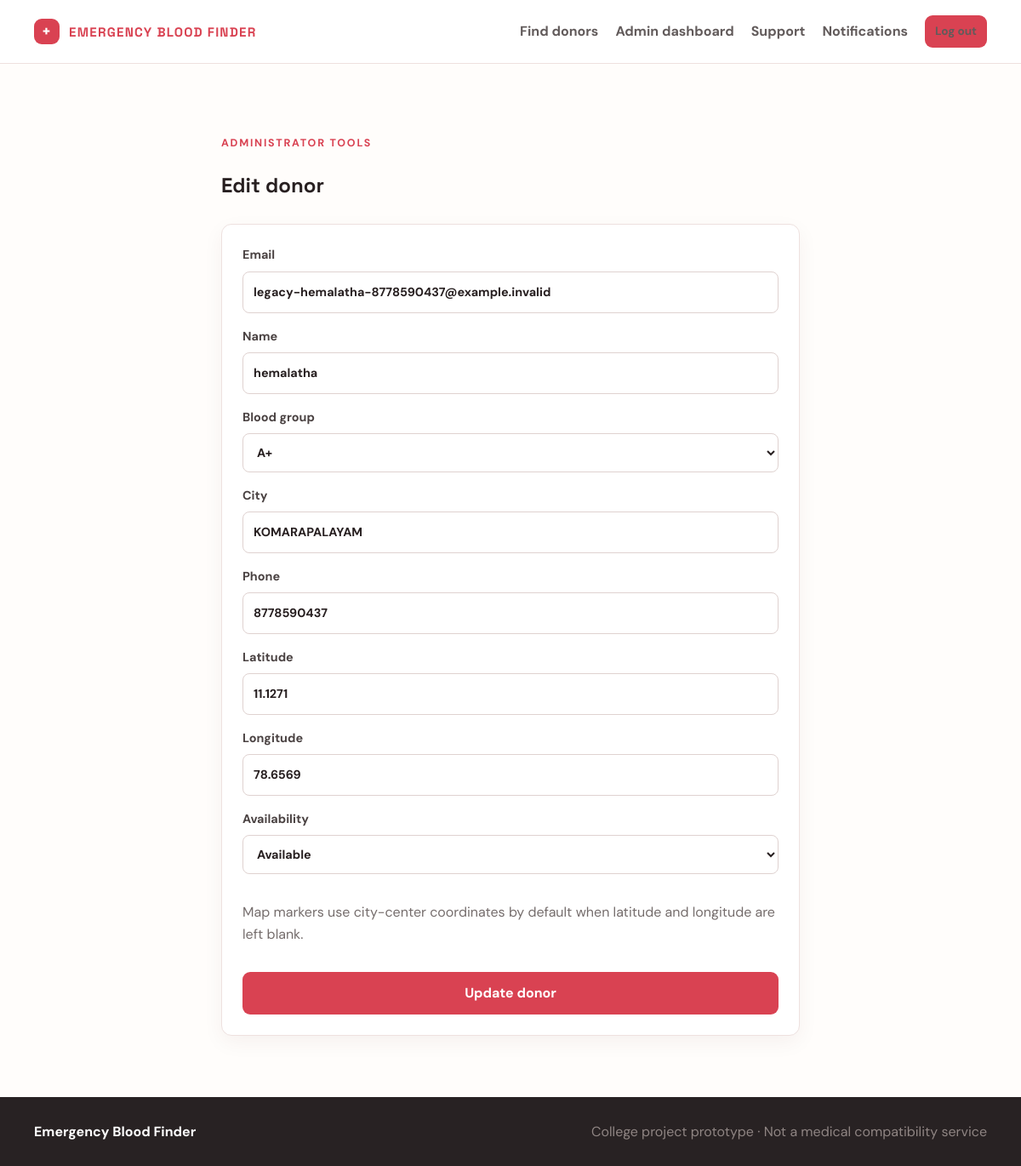
/admin/donors/3/edit (signed in), run on the app's committed database.
### tables this page shows
CREATE TABLE users (id INTEGER PRIMARY KEY AUTOINCREMENT, name TEXT NOT NULL, email TEXT NOT NULL UNIQUE, password_hash TEXT NOT NULL, blood_group TEXT NOT NULL, city TEXT NOT NULL, phone TEXT NOT NULL, available INTEGER NOT NULL DEFAULT 1, created_at TEXT NOT NULL DEFAULT CURRENT_TIMESTAMP, latitude REAL, longitude REAL);

### app.py (the view, shortened to what this page needs)
@app.route("/admin/donors/<int:user_id>/edit", methods=["GET", "POST"])
@admin_required
def edit_donor(user_id):
    connection = get_db_connection(); donor = connection.execute("SELECT * FROM users WHERE id=?", (user_id,)).fetchone()
    if not donor: connection.close(); flash("Donor not found.", "error"); return redirect(url_for("manage_donors"))
    connection.close(); return render_template("edit_donor.html", donor=donor)

### app.py (called while the page is built)
def admin_required(view):
    @wraps(view)
    def wrapped(*args, **kwargs):
        if not session.get("admin_id"):
            flash("Administrator access is required.", "error")
            return redirect(url_for("admin_login"))
        return view(*args, **kwargs)
    return wrapped

@app.context_processor
def inject_globals():
    connection = get_db_connection()
    try:
        unread = connection.execute("SELECT COUNT(*) FROM notifications WHERE user_id = ? AND is_read = 0", (session.get("user_id", 0),)).fetchone()[0]
    finally:
        connection.close()
    return {"blood_groups": BLOOD_GROUPS, "emergency_levels": EMERGENCY_LEVELS, "statuses": STATUSES, "unread_count": unread}

### database.py (called while the page is built)
def get_db_connection():
    connection = sqlite3.connect(DATABASE_PATH)
    connection.row_factory = sqlite3.Row
    connection.execute("PRAGMA foreign_keys = ON")
    return connection

### templates/edit_donor.html
{% extends 'base.html' %}{% block title %}Edit donor | Emergency Blood Finder{% endblock %}{% block content %}
<section class="page-wrap narrow">
  <p class="eyebrow">Administrator tools</p>
  <h1>Edit donor</h1>
  <form id="update" class="panel form-grid" method="post">
    <label>Email<input type="text" value="{{ donor['email'] }}" readonly></label>
    <label>Name<input name="name" value="{{ donor['name'] }}" maxlength="100" required></label>
    <label>Blood group<select name="blood_group">{% for group in blood_groups %}<option value="{{ group }}" {% if donor['blood_group']==group %}selected{% endif %}>{{ group }}</option>{% endfor %}</select></label>
    <label>City<input name="city" value="{{ donor['city'] }}" maxlength="100" required></label>
    <label>Phone<input name="phone" value="{{ donor['phone'] }}" required></label>
    <label>Latitude<input name="latitude" type="number" step="any" value="{{ donor['latitude'] if donor['latitude'] is not none else '' }}" placeholder="Optional"></label>
    <label>Longitude<input name="longitude" type="number" step="any" value="{{ donor['longitude'] if donor['longitude'] is not none else '' }}" placeholder="Optional"></label>
    <label>Availability<select name="available"><option value="1" {% if donor['available'] %}selected{% endif %}>Available</option><option value="0" {% if not donor['available'] %}selected{% endif %}>Not available</option></select></label>
    <p class="muted">Map markers use city-center coordinates by default when latitude and longitude are left blank.</p>
    <button class="button" type="submit">Update donor</button>
  </form>
</section>
{% endblock %}

### static/style.css (style rules this page uses)
:root { --red: #c9283e; --red-dark: #941d31; --red-soft: #fff0f2; --ink: #1e2732; --muted: #6b7580; --line: #eadfe0; --cream: #fffaf8; --white: #ffffff; --shadow: 0 18px 50px rgba(83, 30, 39, 0.1); }
* { box-sizing: border-box; }
body { color: var(--ink); background: var(--cream); font-family: "Manrope", "Segoe UI", sans-serif; line-height: 1.6; }
h1, h2, h3, h4, .brand { font-family: "Plus Jakarta Sans", "Segoe UI", sans-serif; font-weight: 800; letter-spacing: -0.03em; }
.eyebrow { color: var(--red); font-size: .77rem; font-weight: 900; letter-spacing: .15em; text-transform: uppercase; }
.section-heading p, .muted { color: var(--muted); }
:root { --paper: #fffdfb; --deep: #271f20; --coral: #d94252; --gold: #f5b544; }
body { margin: 0; background: var(--paper); color: var(--deep); font-family: "DM Sans", sans-serif; }
h1, h2, h3 { font-family: "Space Grotesk", sans-serif; letter-spacing: 0; }
.button { display: inline-block; border: 0; border-radius: 9px; padding: 12px 18px; color: #fff; background: var(--coral); font: inherit; font-weight: 700; cursor: pointer; }
.page-wrap { width: min(1120px, calc(100% - 40px)); margin: 0 auto; padding: 72px 0; }
.narrow { max-width: 680px; }
.eyebrow { color: var(--coral); font-size: .78rem; font-weight: 700; letter-spacing: .14em; text-transform: uppercase; }
.muted { color: #756d6c; }
.panel { padding: 24px; background: #fff; border: 1px solid #eee1df; border-radius: 12px; box-shadow: 0 8px 25px rgba(74, 29, 29, .05); }
.form-grid { display: grid; gap: 16px; margin-top: 26px; }
label { display: grid; gap: 7px; color: #4a4242; font-size: .9rem; font-weight: 700; }
input, select { width: 100%; border: 1px solid #dfd2d0; border-radius: 8px; padding: 12px; color: var(--deep); background: #fff; font: inherit; }

### data on the page
users: email "legacy-hemalatha-8778590437@example.invalid", name "hemalatha", blood_group "A+", city "KOMARAPALAYAM", phone "8778590437", latitude "11.1271", longitude "78.6569", available "Available"
